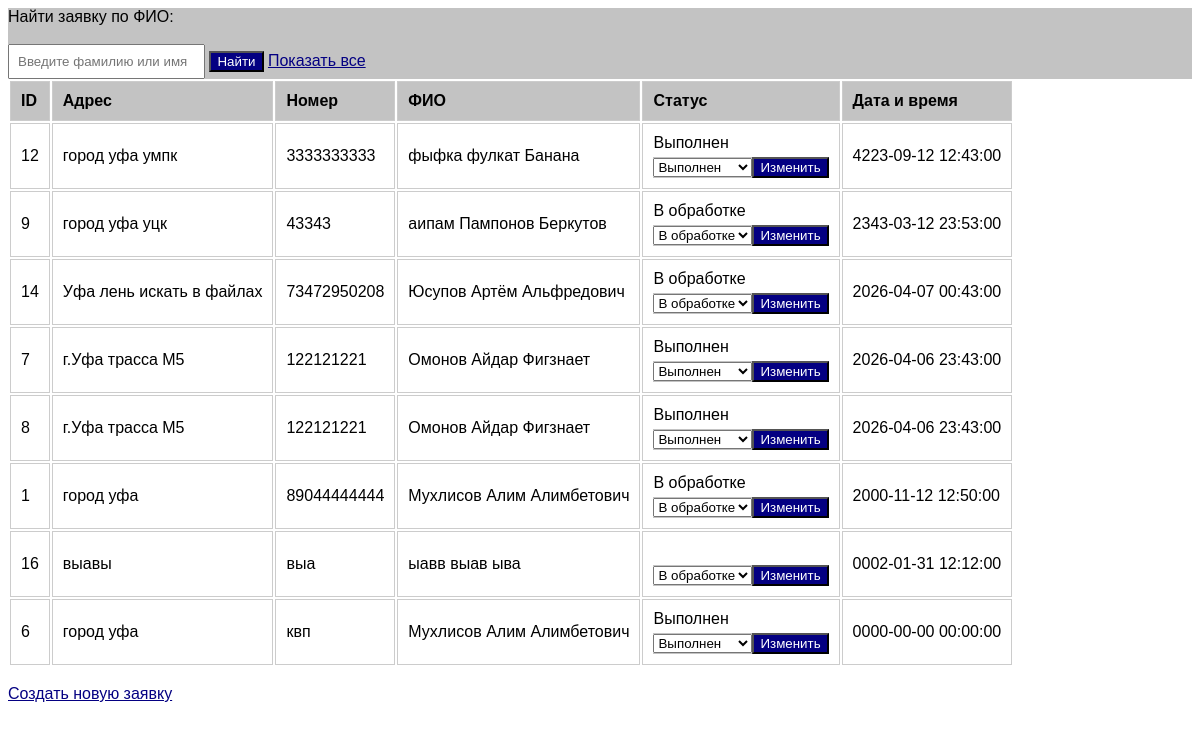
/zaiva_list.php, run on the app's committed database.
### tables this page shows
CREATE TABLE `zaiva` (
  `id` int(11) NOT NULL,
  `adress` varchar(255) NOT NULL,
  `number` varchar(50) NOT NULL,
  `fio` varchar(255) NOT NULL,
  `status` enum('В обработке','Выполнен') DEFAULT 'В обработке',
  `datetime` datetime NOT NULL,
  `created_at` timestamp NULL DEFAULT CURRENT_TIMESTAMP
);

### zaiva_list.php (the view, shortened to what this page needs)
<!DOCTYPE html>
<html lang="en">
<head>
</head>
<body>
    <form method="GET" action="">
        <label>Найти заявку по ФИО:</label><br><br>
        <input type="text" name="search"
               placeholder="Введите фамилию или имя"
               value="<?php echo isset($_GET['search']) ? htmlspecialchars($_GET['search']) : ''; ?>">
        <button type="submit">Найти</button>
        <a href="zaiva_list.php">Показать все</a>
    </form>
<?php
require_once "connect.php";
$search = isset($_GET['search']) ? $_GET['search'] : '';
if (!empty($search)) {
    $sql = "SELECT * FROM zaiva WHERE fio LIKE '%$search%' ORDER BY datetime DESC";
    $result = $connect->query($sql);
} else {
    $sql = "SELECT * FROM zaiva ORDER BY datetime DESC";
    $result = $connect->query($sql);
}
echo "<table>";
echo "<tr>";
echo "<th>ID</th>";
echo "<th>Адрес</th>";
echo "<th>Номер</th>";
echo "<th>ФИО</th>";
echo "<th>Статус</th>";
echo "<th>Дата и время</th>";
echo "</tr>";
if ($result->num_rows > 0) {
    while($row = $result->fetch_assoc()) {
        echo "<tr>";
        echo "<td>" . $row['id'] . "</td>";
        echo "<td>" . htmlspecialchars($row['adress']) . "</td>";
        echo "<td>" . htmlspecialchars($row['number']) . "</td>";
        echo "<td>" . htmlspecialchars($row['fio']) . "</td>";
        echo "<td>";
        echo $row['status'] . "<br>";
        echo "<form method='POST' action='' style='margin-top:5px;'>";
        echo "<select name='status'>";
        echo "<option value='В обработке'" . ($row['status'] == 'В обработке' ? 'selected' : '') . ">В обработке</option>";
        echo "<option value='Выполнен'" . ($row['status'] == 'Выполнен' ? 'selected' : '') . ">Выполнен</option>";
        echo "</select>";
        echo "<button type='submit' name='update_status'>Изменить</button>";
        echo "</form>";
        echo "</td>";
        echo "<td>" . $row['datetime'] . "</td>";
        echo "</tr>";
    }
}
echo "</table>";
echo "<br><a href='profile.php' class='create-link'>Создать новую заявку</a>";
?>
</body>
</html>

### zaiva_list.php (style rules this page uses)
body { font-family: Arial; background: #ffffff; }
form { background: #c3c3c3; }
input[type="text"] { padding: 8px; }
button { background: #040082; color: #ffffff; }
a { color: #040082; }
th, td { padding: 10px; border: 1px solid #ccc; text-align: left; }
th { background: #c3c3c3; }

### data on the page
zaiva: id "12", adress "город уфа умпк", number "3333333333", fio "фыфка фулкат Банана", status "Выполнен", datetime "4223-09-12 12:43:00"
zaiva: id "9", adress "город уфа уцк", number "43343", fio "аипам Пампонов Беркутов", status "В обработке", datetime "2343-03-12 23:53:00"
zaiva: id "14", adress "Уфа лень искать в файлах", number "73472950208", fio "Юсупов Артём Альфредович", status "В обработке", datetime "2026-04-07 00:43:00"
zaiva: id "7", adress "г.Уфа трасса М5", number "122121221", fio "Омонов Айдар Фигзнает", status "Выполнен", datetime "2026-04-06 23:43:00"
zaiva: id "8", adress "г.Уфа трасса М5", number "122121221", fio "Омонов Айдар Фигзнает", status "Выполнен", datetime "2026-04-06 23:43:00"
zaiva: id "1", adress "город уфа", number "89044444444", fio "Мухлисов Алим Алимбетович", status "В обработке", datetime "2000-11-12 12:50:00"
zaiva: id "16", adress "выавы", number "выа", fio "ыавв выав ыва", datetime "0002-01-31 12:12:00"
zaiva: id "6", adress "город уфа", number "квп", fio "Мухлисов Алим Алимбетович", status "Выполнен", datetime "0000-00-00 00:00:00"
